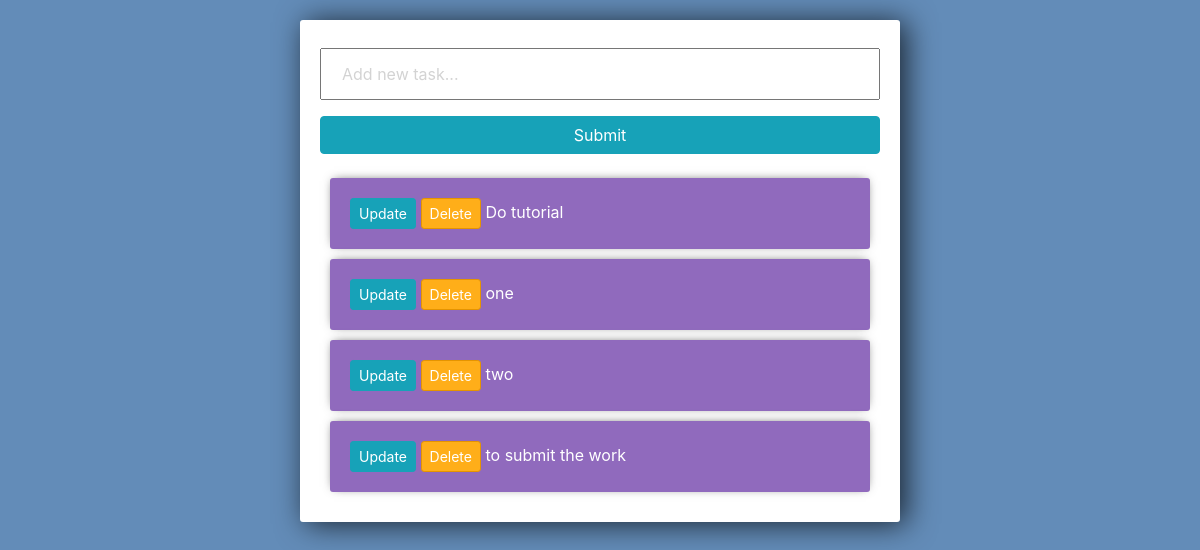
The app's page /, older data.
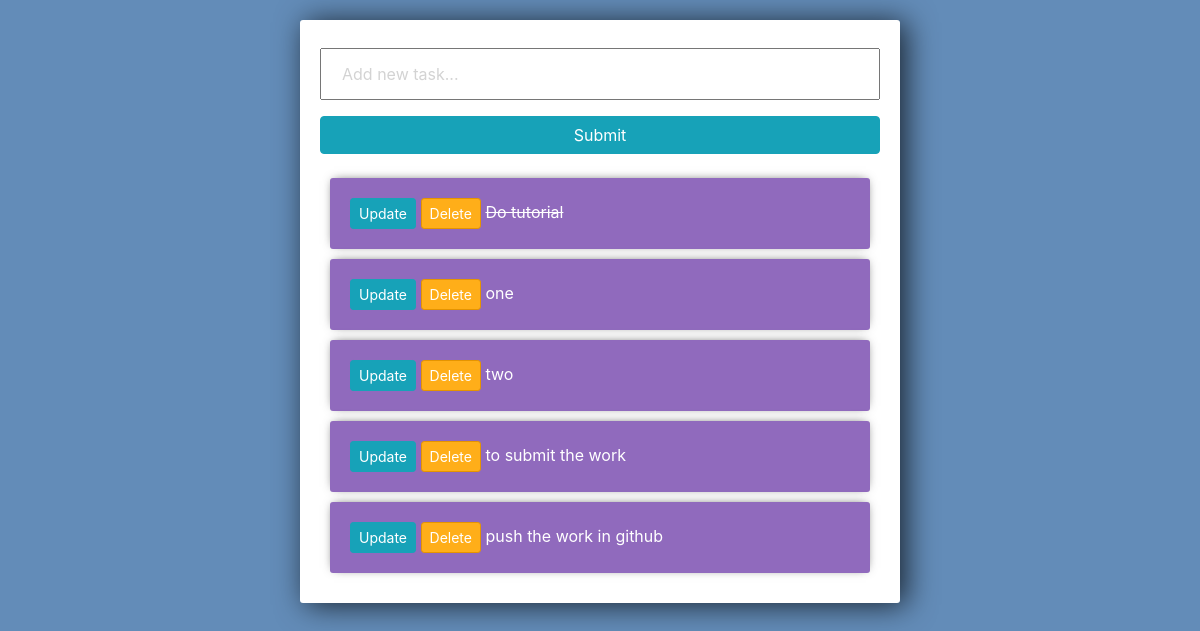
The same page, newer data.
### tasks/models.py (models this page shows)
class Task(models.Model):
	title = models.CharField(max_length=200)
	complete = models.BooleanField(default=False)
	created = models.DateTimeField(auto_now_add=True)
	def __str__(self):
		return self.title

### tasks/views.py (the view)
# urls.py: path('', views.index, name="list"),
def index(request):
	tasks = Task.objects.all()
	form = TaskForm()
	if request.method =='POST':
		form = TaskForm(request.POST)
		if form.is_valid():
			form.save()
		return redirect('/')
	context = {'tasks':tasks, 'form':form}
	return render(request, 'tasks/list.html', context)

### tasks/forms.py
class TaskForm(forms.ModelForm):
	title= forms.CharField(widget= forms.TextInput(attrs={'placeholder':'Add new task...'}))
	class Meta:
		model = Task
		fields = '__all__'

### tasks/templates/tasks/list.html (shortened to what this page needs)
<link rel="stylesheet" href="https://stackpath.bootstrapcdn.com/bootstrap/4.3.1/css/bootstrap.min.css">
<div class="center-column">
	<form method="POST" action="/">
		{{form.title}}
		<input class="btn btn-info" type="submit" name="Create Task">
	</form>
	<div class="todo-list">
	{% for task in tasks %}
		<div class="item-row">
			<a class="btn btn-sm btn-info" href="{% url 'update_task' task.id %}">Update</a>
			<a class="btn btn-sm btn-danger" href="{% url 'delete' task.id %}">Delete</a>
			{% if task.complete == True %}
			<strike>{{task}}</strike>
			{% else %}
			<span>{{task}}</span>
			{% endif %}
		</div>
	{% endfor %}
	</div>
</div>

### tasks/templates/tasks/list.html (style rules this page uses)
input { width: 100%; padding: 12px 20px; margin: 8px 0; box-sizing: border-box; }
input::placeholder { color: #d3d3d3; }
.center-column { width:600px; margin: 20px auto; padding:20px; background-color: #fff; border-radius: 3px; box-shadow: 6px 2px 30px 0px rgba(0,0,0,0.75); }
.item-row { background-color: #906abd; margin: 10px; padding: 20px; border-radius: 3px; color: #fff; font-size: 16px; box-shadow: 0px -1px 10px -4px rgba(0,0,0,0.75); }
.btn-danger { background-color: #ffae19; border-color: #e59400; }

Row changes from the older to the newer data that the page shows:
changed Task "Do tutorial": complete False → True (drawn)
added Task: title "push the work in github"
